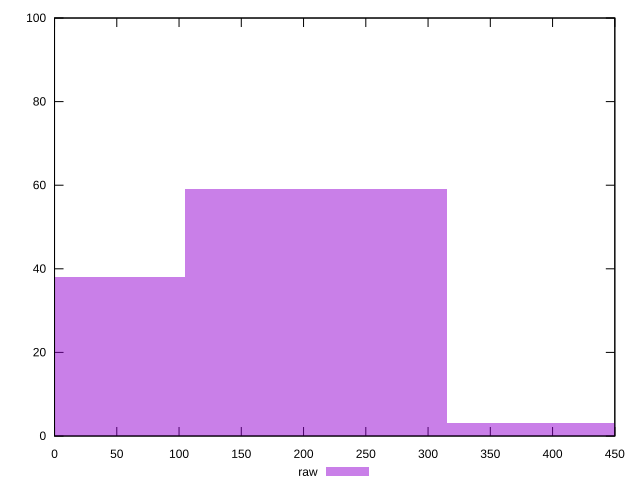

gnuplot code for this plot:
reset

$raw <<EOF
420.29827322257944 3
210.14913661128972 59
0 38
EOF

set key outside below
set boxwidth 210.14913661128972
set xrange [0:450]
set yrange [0:100]
set trange [0:100]
set style fill transparent solid 0.5 noborder
set terminal svg size 640, 490 enhanced background rgb 'white'
set output "report_00019_2021-02-10T18-14-37.922Z//uses-http2/samples/pages+cached+noadtech/raw/histogram.svg"

plot $raw title "raw" with boxes

reset
